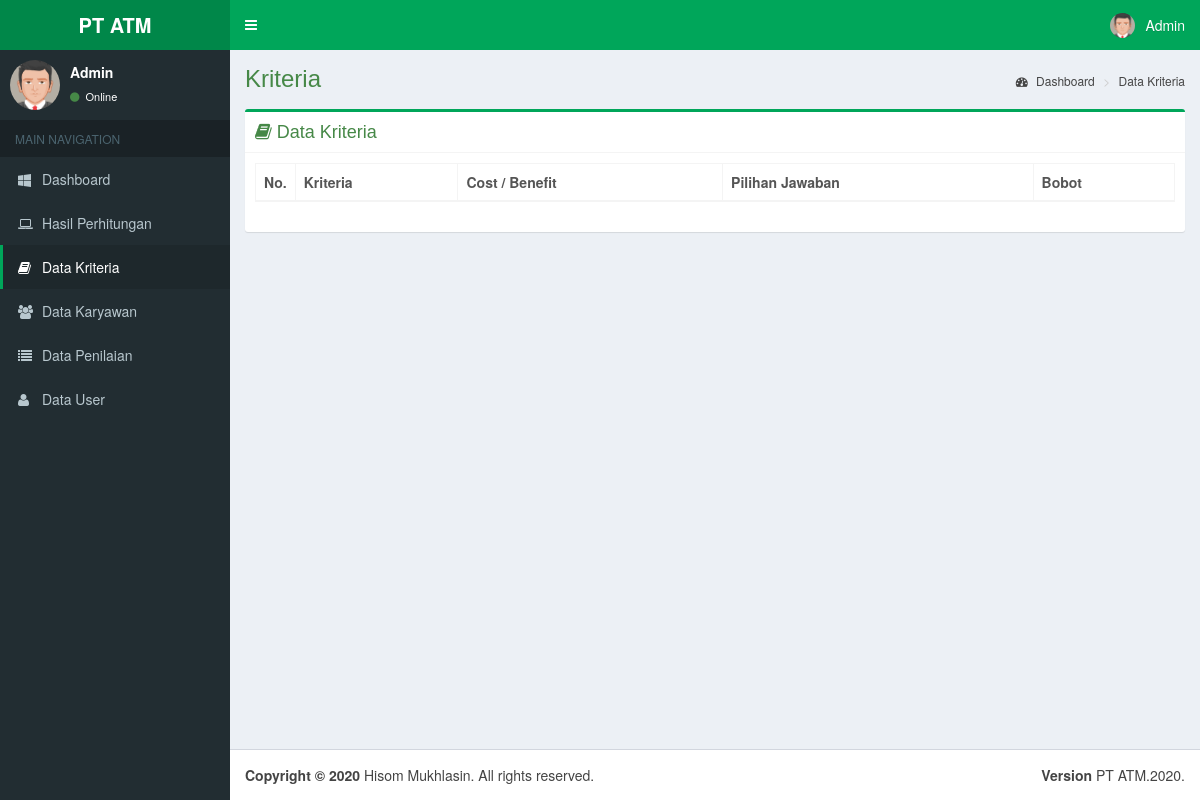
Before: /kriteria.php (signed in) with the older database file.
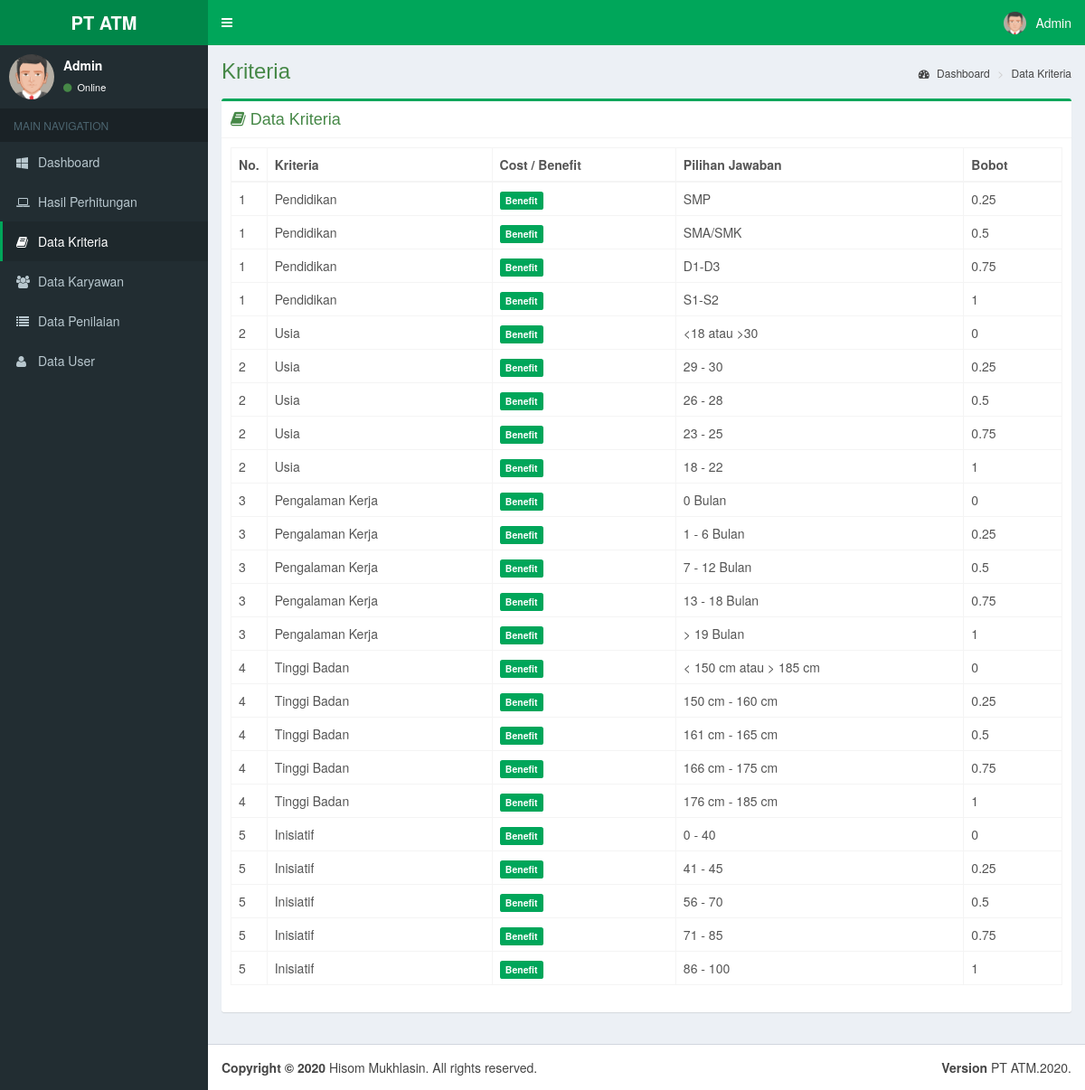
After: the same page with the newer database file.
### tables this page shows
CREATE TABLE `sub_kriteria` (
  `id_sub_kriteria` int(11) NOT NULL AUTO_INCREMENT,
  `id_kriteria` int(11) NOT NULL,
  `sub_kriteria` varchar(255) NOT NULL,
  `bobot` float NOT NULL,
  `min` int(11) DEFAULT NULL,
  `max` int(11) DEFAULT NULL,
  PRIMARY KEY (`id_sub_kriteria`)
);

CREATE TABLE `kriteria` (
  `id_kriteria` int(11) NOT NULL AUTO_INCREMENT,
  `kriteria` varchar(50) NOT NULL,
  `cost_benefit` varchar(10) NOT NULL,
  `tipe` varchar(10) NOT NULL DEFAULT 'Option',
  `limit` tinyint(1) NOT NULL,
  PRIMARY KEY (`id_kriteria`)
);

### kriteria.php (the view, shortened to what this page needs)
<?php
include 'dbconf.php';
$menu = 'kriteria';
?>
<!DOCTYPE html>
<html>
<head>
	<?php include 'layout/head.php'; ?>
</head>
<body class="hold-transition fixed skin-green sidebar-mini">
<div class="wrapper">
	<header class="main-header">
		<?php include 'layout/header.php'; ?>
	</header>
	<aside class="main-sidebar">
		<?php include 'layout/sidebar.php'; ?>
	</aside>
	<div class="content-wrapper">
		<section class="content-header">
			<h1 class="text-success">Kriteria</h1>
			<ol class="breadcrumb">
				<li><a href="dashboard-ui.php"><i class="fa fa-dashboard"></i> Dashboard</a></li>
				<li><a href="kriteria.php">Data Kriteria</a></li>
			</ol>
		</section>
		<section class="content">
			<div class="box box-success">
				<div class="box-header with-border">
					<h3 class="box-title text-success"><i class="fa fa-book"> </i> Data Kriteria</h3>
				</div>
				<div class="box-body">
					<div class="row">
						<div class="col-lg-12 col-xs-12">
							<table id="maintable" class="table table-responsive table-bordered table-hover">
								<thead>
								<tr>
									<th width="20px">No.</th>
									<th>Kriteria</th>
									<th>Cost / Benefit</th>
									<th>Pilihan Jawaban</th>
									<th>Bobot</th>
								</tr>
								</thead>
								<tbody>
								<?php
								$query = "SELECT * FROM kriteria INNER JOIN sub_kriteria ON kriteria.id_kriteria = sub_kriteria.id_kriteria ORDER BY kriteria.id_kriteria ASC, sub_kriteria.bobot ASC";
								$run = $mysqli->query($query);
								$no = 0;
								$id_kriteria = 0;
								if ($run->num_rows != 0):
									while ($row = $run->fetch_assoc()) {
										$row = (object)$row;
										if ($row->id_kriteria != $id_kriteria) {
											$no++;
											$id_kriteria = $row->id_kriteria;
										}
										?>
										<tr>
											<td><?php echo $no; ?></td>
											<td><?php echo $row->kriteria; ?></td>
											<td>
												<?php if ($row->cost_benefit): ?>
													<small class='label label-success'>Benefit</small>
												<?php else: ?>
													<small class='label label-warning'>Cost</small>
												<?php endif; ?>
											</td>
											<td><?php echo $row->sub_kriteria; ?></td>
											<td><?php echo $row->bobot; ?></td>
										</tr>
									<?php } endif; ?>
								</tbody>
							</table>
						</div>
					</div>
				</div>
			</div>
		</section>
	</div>
	<footer class="main-footer">
		<?php include 'layout/footer.php'; ?>
	</footer>
</div>
</body>
</html>

### layout/head.php (shortened to what this page needs)
<link rel="stylesheet" href="lte/bootstrap/css/bootstrap.min.css">
<link rel="stylesheet" href="lte/dist/css/font-awesome.min.css">
<link rel="stylesheet" href="lte/dist/css/ionicons.min.css">
<link rel="stylesheet" type="text/css" href="assets/dataTables.bootstrap.min.css">
<link rel="stylesheet" type="text/css" href="assets/buttons.bootstrap.min.css">
<link rel="stylesheet" href="lte/dist/css/AdminLTE.min.css">
<link rel="stylesheet" href="lte/dist/css/skins/_all-skins.min.css">
<link rel="stylesheet" type="text/css" href="assets/jquery.fancybox.css?v=2.1.5" media="screen"/>
<link rel="stylesheet" type="text/css" href="assets/helpers/jquery.fancybox-buttons.css?v=1.0.5"/>
<link rel="stylesheet" type="text/css" href="assets/helpers/jquery.fancybox-thumbs.css?v=1.0.7"/>

### layout/header.php (shortened to what this page needs)
<a href="#" class="logo">
	<span class="logo-lg"><b><?php echo $_SESSION['judul']; ?></b></span>
</a>
<nav class="navbar navbar-static-top">
	<a href="#" class="sidebar-toggle" data-toggle="offcanvas" role="button">
	</a>
	<div class="navbar-custom-menu">
		<ul class="nav navbar-nav">
			<li class="dropdown user user-menu">
				<a href="#" class="dropdown-toggle" data-toggle="dropdown">
					<img src="<?php echo $_SESSION['foto']; ?>" class="user-image" alt="User Image">
					<span class="hidden-xs"><?php echo ucwords($_SESSION['user']); ?></span>
				</a>
			</li>
		</ul>
	</div>
</nav>

### layout/sidebar.php (shortened to what this page needs)
<section class="sidebar">
	<div class="user-panel">
		<div class="pull-left">
			<img src="<?php echo $_SESSION['foto']; ?>" class="img-circle" alt="User Image" height="50px" width="50px">
		</div>
		<div class="pull-left info">
			<p><?php echo ucwords($_SESSION['user']); ?></p>
			<a href="#"><i class="fa fa-circle text-success"></i> Online</a>
		</div>
	</div>
	<ul class="sidebar-menu">
		<li class="header">MAIN NAVIGATION</li>
		<li <?php if ($menu == 'dashboard'): ?> class="active" <?php endif; ?> >
			<a href="dashboard-ui.php">
				<i class="fa fa-windows"></i> <span>Dashboard</span>
			</a>
		</li>
		<?php if ($_SESSION['level'] == 'admin') { ?>
			<li <?php if ($menu == 'hasil'): ?> class="active" <?php endif; ?> >
				<a href="hasil.php">
					<i class="fa fa-laptop"></i> <span>Hasil Perhitungan</span>
				</a>
			</li>
			<li <?php if ($menu == 'kriteria'): ?> class="active" <?php endif; ?> >
				<a href="kriteria.php">
					<i class="fa fa-book"></i> <span>Data Kriteria</span>
				</a>
			</li>
			<li <?php if ($menu == 'karyawan'): ?> class="active" <?php endif; ?> >
				<a href="karyawan.php">
					<i class="fa fa-users"></i> <span>Data Karyawan</span>
				</a>
			</li>
			<li <?php if ($menu == 'penilaian'): ?> class="active" <?php endif; ?> >
				<a href="penilaian.php">
					<i class="fa fa-list"></i> <span>Data Penilaian</span>
				</a>
			</li>
			<li <?php if ($menu == 'user'): ?> class="active" <?php endif; ?> >
				<a href="user.php">
					<i class="fa fa-user"></i> <span>Data User</span>
				</a>
			</li>
		<?php } ?>
	</ul>
</section>

### layout/footer.php
<div class="pull-right hidden-xs">
	<b>Version</b> <?php echo $_SESSION['judul'] . "." . date('Y') . "." ?>
</div>
<strong>Copyright &copy; <?php echo date('Y'); ?></strong> Hisom Mukhlasin. All rights reserved.

Changed rows visible on the page:
added sub_kriteria: no "1", id_kriteria.kriteria "Pendidikan", sub_kriteria "SMP", bobot "0.25"
added sub_kriteria: no "1", id_kriteria.kriteria "Pendidikan", sub_kriteria "SMA/SMK", bobot "0.5"
added sub_kriteria: no "1", id_kriteria.kriteria "Pendidikan", sub_kriteria "D1-D3", bobot "0.75"
added sub_kriteria: no "1", id_kriteria.kriteria "Pendidikan", sub_kriteria "S1-S2", bobot "1"
added sub_kriteria: no "2", id_kriteria.kriteria "Usia", sub_kriteria "<18 atau >30", bobot "0"
added sub_kriteria: no "2", id_kriteria.kriteria "Usia", sub_kriteria "29 - 30", bobot "0.25"
added sub_kriteria: no "2", id_kriteria.kriteria "Usia", sub_kriteria "26 - 28", bobot "0.5"
added sub_kriteria: no "2", id_kriteria.kriteria "Usia", sub_kriteria "23 - 25", bobot "0.75"
added sub_kriteria: no "2", id_kriteria.kriteria "Usia", sub_kriteria "18 - 22", bobot "1"
added sub_kriteria: no "3", id_kriteria.kriteria "Pengalaman Kerja", sub_kriteria "0 Bulan", bobot "0"
added sub_kriteria: no "3", id_kriteria.kriteria "Pengalaman Kerja", sub_kriteria "1 - 6 Bulan", bobot "0.25"
added sub_kriteria: no "3", id_kriteria.kriteria "Pengalaman Kerja", sub_kriteria "7 - 12 Bulan", bobot "0.5"
added sub_kriteria: no "3", id_kriteria.kriteria "Pengalaman Kerja", sub_kriteria "13 - 18 Bulan", bobot "0.75"
added sub_kriteria: no "3", id_kriteria.kriteria "Pengalaman Kerja", sub_kriteria "> 19 Bulan", bobot "1"
added sub_kriteria: no "4", id_kriteria.kriteria "Tinggi Badan", sub_kriteria "< 150 cm atau > 185 cm", bobot "0"
added sub_kriteria: no "4", id_kriteria.kriteria "Tinggi Badan", sub_kriteria "150 cm - 160 cm", bobot "0.25"
added sub_kriteria: no "4", id_kriteria.kriteria "Tinggi Badan", sub_kriteria "161 cm - 165 cm", bobot "0.5"
added sub_kriteria: no "4", id_kriteria.kriteria "Tinggi Badan", sub_kriteria "166 cm - 175 cm", bobot "0.75"
added sub_kriteria: no "4", id_kriteria.kriteria "Tinggi Badan", sub_kriteria "176 cm - 185 cm", bobot "1"
added sub_kriteria: no "5", id_kriteria.kriteria "Inisiatif", sub_kriteria "0 - 40", bobot "0"
added sub_kriteria: no "5", id_kriteria.kriteria "Inisiatif", sub_kriteria "41 - 45", bobot "0.25"
added sub_kriteria: no "5", id_kriteria.kriteria "Inisiatif", sub_kriteria "56 - 70", bobot "0.5"
added sub_kriteria: no "5", id_kriteria.kriteria "Inisiatif", sub_kriteria "71 - 85", bobot "0.75"
added sub_kriteria: no "5", id_kriteria.kriteria "Inisiatif", sub_kriteria "86 - 100", bobot "1"
